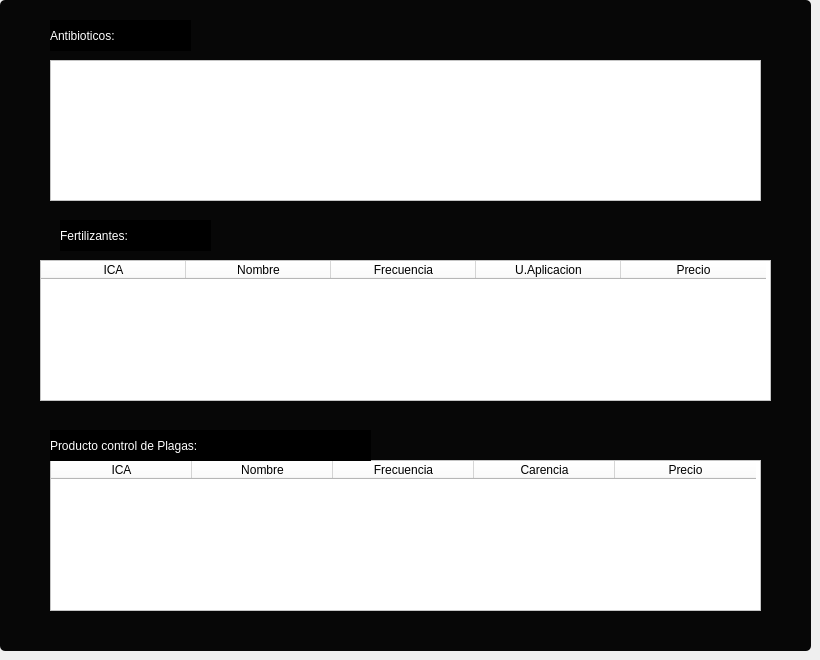
               <widget class="QWidget" name="MostrarPro">
                <widget class="QGroupBox" name="groupBox_5">
                 <property name="geometry">
                  <rect>
                   <x>0</x>
                   <y>0</y>
                   <width>811</width>
                   <height>651</height>
                  </rect>
                 </property>
                 <property name="styleSheet">
                  <string notr="true">QGroupBox{
font: 87 12pt &quot;Arial Black&quot;;
color: rgb(255, 255, 255);
background-color: rgb(7, 7, 7);
border-radius: 5;
}


QPushButton{
background-color:#000000ff;
}

QPushButton:hover{
background-color: rgb(53, 53, 79);
border-radius:20px;
}</string>
                 </property>
                 <property name="title">
                  <string/>
                 </property>
                 <widget class="QTableWidget" name="tablaAntibioticos">
                  <property name="geometry">
                   <rect>
                    <x>50</x>
                    <y>60</y>
                    <width>711</width>
                    <height>141</height>
                   </rect>
                  </property>
                  <property name="styleSheet">
                   <string notr="true">font: 87 12pt &quot;Arial Black&quot;;

background-color: rgb(255, 255, 255);
</string>
                  </property>
                  <attribute name="horizontalHeaderVisible">
                   <bool>false</bool>
                  </attribute>
                  <attribute name="horizontalHeaderCascadingSectionResizes">
                   <bool>false</bool>
                  </attribute>
                  <attribute name="horizontalHeaderDefaultSectionSize">
                   <number>177</number>
                  </attribute>
                  <attribute name="horizontalHeaderHighlightSections">
                   <bool>true</bool>
                  </attribute>
                  <attribute name="horizontalHeaderShowSortIndicator" stdset="0">
                   <bool>false</bool>
                  </attribute>
                  <attribute name="horizontalHeaderStretchLastSection">
                   <bool>false</bool>
                  </attribute>
                  <column>
                   <property name="text">
                    <string>Nombre</string>
                   </property>
                  </column>
                  <column>
                   <property name="text">
                    <string>Dosis</string>
                   </property>
                  </column>
                  <column>
                   <property name="text">
                    <string>Tipo Animal</string>
                   </property>
                  </column>
                  <column>
                   <property name="text">
                    <string>Precio</string>
                   </property>
                  </column>
                 </widget>
                 <widget class="QTableWidget" name="tablaPlagas">
                  <property name="geometry">
                   <rect>
                    <x>50</x>
                    <y>460</y>
                    <width>711</width>
                    <height>151</height>
                   </rect>
                  </property>
                  <property name="styleSheet">
                   <string notr="true">font: 87 12pt &quot;Arial Black&quot;;

background-color: rgb(255, 255, 255);
</string>
                  </property>
                  <attribute name="horizontalHeaderDefaultSectionSize">
                   <number>141</number>
                  </attribute>
                  <column>
                   <property name="text">
                    <string>ICA</string>
                   </property>
                  </column>
                  <column>
                   <property name="text">
                    <string>Nombre</string>
                   </property>
                  </column>
                  <column>
                   <property name="text">
                    <string>Frecuencia</string>
                   </property>
                  </column>
                  <column>
                   <property name="text">
                    <string>Carencia</string>
                   </property>
                  </column>
                  <column>
                   <property name="text">
                    <string>Precio</string>
                   </property>
                  </column>
                 </widget>
                 <widget class="QTableWidget" name="tablaFertilizante">
                  <property name="geometry">
                   <rect>
                    <x>40</x>
                    <y>260</y>
                    <width>731</width>
                    <height>141</height>
                   </rect>
                  </property>
                  <property name="styleSheet">
                   <string notr="true">font: 87 12pt &quot;Arial Black&quot;;

background-color: rgb(255, 255, 255);
</string>
                  </property>
                  <attribute name="horizontalHeaderDefaultSectionSize">
                   <number>145</number>
                  </attribute>
                  <column>
                   <property name="text">
                    <string>ICA</string>
                   </property>
                  </column>
                  <column>
                   <property name="text">
                    <string>Nombre</string>
                   </property>
                  </column>
                  <column>
                   <property name="text">
                    <string>Frecuencia</string>
                   </property>
                  </column>
                  <column>
                   <property name="text">
                    <string>U.Aplicacion</string>
                   </property>
                  </column>
                  <column>
                   <property name="text">
                    <string>Precio</string>
                   </property>
                   <property name="whatsThis">
                    <string/>
                   </property>
                   <property name="textAlignment">
                    <set>AlignCenter</set>
                   </property>
                  </column>
                 </widget>
                 <widget class="QLabel" name="label_4">
                  <property name="geometry">
                   <rect>
                    <x>50</x>
                    <y>20</y>
                    <width>141</width>
                    <height>31</height>
                   </rect>
                  </property>
                  <property name="styleSheet">
                   <string notr="true">font: 87 12pt &quot;Arial Black&quot;;
color: rgb(255, 255, 255);
background-color: rgb(0, 0, 0);</string>
                  </property>
                  <property name="text">
                   <string>Antibioticos:</string>
                  </property>
                 </widget>
                 <widget class="QLabel" name="label_5">
                  <property name="geometry">
                   <rect>
                    <x>60</x>
                    <y>220</y>
                    <width>151</width>
                    <height>31</height>
                   </rect>
                  </property>
                  <property name="styleSheet">
                   <string notr="true">font: 87 12pt &quot;Arial Black&quot;;
color: rgb(255, 255, 255);
background-color: rgb(0, 0, 0);</string>
                  </property>
                  <property name="text">
                   <string>Fertilizantes:</string>
                  </property>
                 </widget>
                 <widget class="QLabel" name="label_7">
                  <property name="geometry">
                   <rect>
                    <x>50</x>
                    <y>430</y>
                    <width>321</width>
                    <height>31</height>
                   </rect>
                  </property>
                  <property name="styleSheet">
                   <string notr="true">font: 87 12pt &quot;Arial Black&quot;;
color: rgb(255, 255, 255);
background-color: rgb(0, 0, 0);</string>
                  </property>
                  <property name="text">
                   <string>Producto control de Plagas:</string>
                  </property>
                 </widget>
                </widget>
               </widget>
